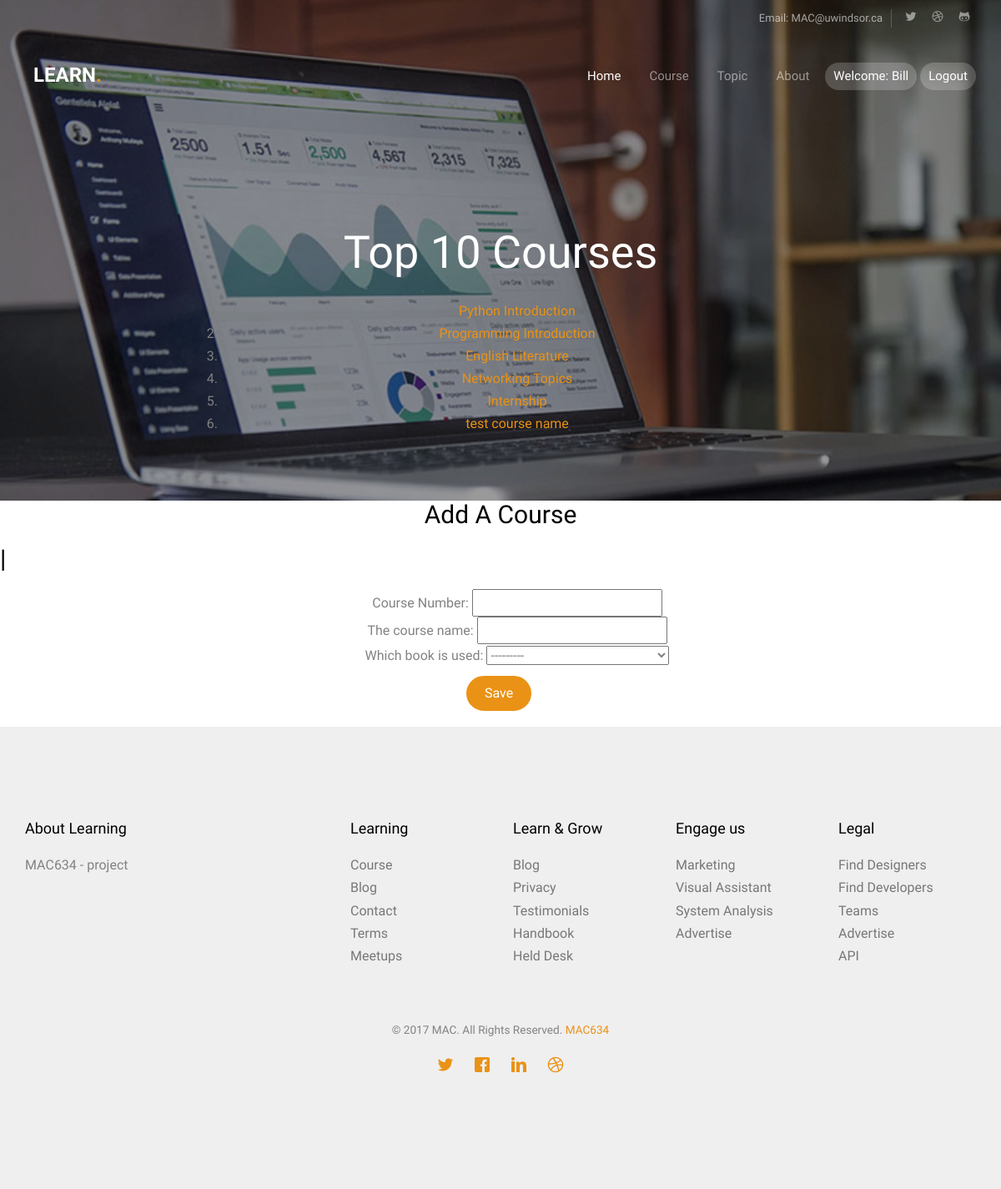
/addcourse/ (signed in), run on the app's committed database.
### myapp/models.py (models this page shows, shortened)
class Course(models.Model):
    course_no = models.IntegerField(primary_key=True)
    title = models.CharField(max_length=100)
    textbook = models.ForeignKey(Book)

### myapp/views.py (the view)
# urls.py: url(r'^addcourse/$', views.addcourse, name = 'addcourse'),
@login_required
def addcourse(req):
    firstname = req.user.first_name
    courselist = Course.objects.all()[:10]
    if req.method=='POST':
        form = CourseForm(req.POST)
        if form.is_valid():
            course = form.save(commit=True)
            course.num_responses=1
            course.save()
            return HttpResponseRedirect(reverse('myapp:course'))
    else:
        form = CourseForm()
    return render(req, 'myapp/addcourse.html', {'form':form, 'courselist': courselist, 'firstname': firstname})

### myapp/forms.py
class CourseForm(forms.ModelForm):
    class Meta:
        model = Course
        fields = ['course_no', 'title', 'textbook']
        widgets = {}
        labels = {'course_no':'Course Number', 'title':'The course name','textbook':'Which book is used'}

### myapp/models.py (called while the page is built)
    def __str__(self):
        return self.title

### myapp/templates/myapp/addcourse.html (shortened to what this page needs)
{% extends 'myapp/base.html' %}
{% load staticfiles %}
{% block background_block %}
<header id="mac634-header" class="mac634-cover mac634-cover-sm" role="banner" style="background-image:url({% static 'images/img_bg_2.jpg' %});" data-stellar-background-ratio="0.5">
	<div class="overlay"></div>
	<div class="container">
		<div class="row">
			<div class="col-md-8 col-md-offset-2 text-center">
				<div class="display-t">
					<div class="display-tc animate-box" data-animate-effect="fadeIn">
						<h1>Top 10 Courses</h1>
						{% if courselist %}
						<ol>
						{% for course in courselist %}
							<li><a href="/course/{{ course.course_no }}" >{{ course.title }} </a></li>
						{% endfor %}
						</ol>
						{% else %}
							<strong> There are no available courses!</strong>
						{% endif %}
					</div>
				</div>
			</div>
		</div>
	</div>
</header>
{% endblock %}
{% block body_block %}
<div align="center"><h2>Add A Course</h2></div>
<h2>|</h2>
<div class="form-group">
	<form class="addfield" action="." method="post" align="center">
	    <ol>
	        {% for f in form %}
	            {{ f.label }}:  {{ f }}<br>
	        {% endfor %}
	    </ol>
	    <input type="submit" value="Save" class="btn btn-primary">
	</form>
</div>
{% endblock %}

### myapp/templates/myapp/base.html (shortened to what this page needs)
<!DOCTYPE html>
{% load staticfiles %}
<html>
  <head>
    <link rel="stylesheet" type="text/css" href="{% static 'css/animate.css' %}" />
    <link rel="stylesheet" type="text/css" href="{% static 'css/icomoon.css' %}" />
    <link rel="stylesheet" type="text/css" href="{% static 'css/bootstrap.css' %}" />
    <link rel="stylesheet" type="text/css" href="{% static 'css/magnific-popup.css' %}" />
    <link rel="stylesheet" type="text/css" href="{% static 'css/owl.carousel.min.css' %}" />
    <link rel="stylesheet" type="text/css" href="{% static 'css/owl.theme.default.min.css' %}" />
    <link rel="stylesheet" type="text/css" href="{% static 'css/style.css' %}" />
  </head>
  <body>
    <nav class="mac634-nav" role="navigation">
  		<div class="top">
  			<div class="container">
  				<div class="row">
  					<div class="col-xs-12 text-right">
  						<p class="num">Email: MAC@uwindsor.ca</p>
  						<ul class="mac634-social">
  							<li><a href="#"><i class="icon-twitter"></i></a></li>
  							<li><a href="#"><i class="icon-dribbble"></i></a></li>
  							<li><a href="#"><i class="icon-github"></i></a></li>
  						</ul>
  					</div>
  				</div>
  			</div>
  		</div>
  		<div class="top-menu">
  			<div class="container">
  				<div class="row">
  					<div class="col-xs-1">
  						<div id="mac634-logo"><a href="/index">Learn<span>.</span></a></div>
  					</div>
  					<div class="col-xs-11 text-right menu-1">
  						<ul>
  							<li class="active"><a href="/index">Home</a></li>
                <li class="has-dropdown">
                  <a href="#">Course</a>
                </li>
  							<li><a href="/topic">Topic</a></li>
  							<li class="has-dropdown">
  								<a href="#">About</a>
  							</li>
                {% if firstname %}
                <li class="btn-cta"><a href="/users"><span>Welcome: {{ firstname }}</span></a></li>
                <li class="btn-cta"><a href="/logout"><span>Logout</span></a></li>
                {% else %}
                <li class="btn-cta"><a href="/login"><span>Login</span></a></li>
                <li class="btn-cta"><a href="/register"><span>Register</span></a></li>
                {% endif %}
  						</ul>
  					</div>
  				</div>
  			</div>
  		</div>
  	</nav>
    <div>
      {% block background_block %}
      {% endblock %}
    </div>
    <div>
      {% block body_block %}
      {% endblock %}
    </div>
    <footer id="mac634-footer" role="contentinfo">
      <div class="container">
        <div class="row row-pb-md">
          <div class="col-md-3 mac634-widget">
            <h4>About Learning</h4>
            <p>MAC634 - project</p>
          </div>
          <div class="col-md-2 col-sm-4 col-xs-6 col-md-push-1">
            <h4>Learning</h4>
            <ul class="mac634-footer-links">
              <li><a href="#">Course</a></li>
              <li><a href="#">Blog</a></li>
              <li><a href="#">Contact</a></li>
              <li><a href="#">Terms</a></li>
              <li><a href="#">Meetups</a></li>
            </ul>
          </div>
          <div class="col-md-2 col-sm-4 col-xs-6 col-md-push-1">
            <h4>Learn &amp; Grow</h4>
            <ul class="mac634-footer-links">
              <li><a href="#">Blog</a></li>
              <li><a href="#">Privacy</a></li>
              <li><a href="#">Testimonials</a></li>
              <li><a href="#">Handbook</a></li>
              <li><a href="#">Held Desk</a></li>
            </ul>
          </div>
          <div class="col-md-2 col-sm-4 col-xs-6 col-md-push-1">
            <h4>Engage us</h4>
            <ul class="mac634-footer-links">
              <li><a href="#">Marketing</a></li>
              <li><a href="#">Visual Assistant</a></li>
              <li><a href="#">System Analysis</a></li>
              <li><a href="#">Advertise</a></li>
            </ul>
          </div>
          <div class="col-md-2 col-sm-4 col-xs-6 col-md-push-1">
            <h4>Legal</h4>
            <ul class="mac634-footer-links">
              <li><a href="#">Find Designers</a></li>
              <li><a href="#">Find Developers</a></li>
              <li><a href="#">Teams</a></li>
              <li><a href="#">Advertise</a></li>
              <li><a href="#">API</a></li>
            </ul>
          </div>
        </div>
        <div class="row copyright">
          <div class="col-md-12 text-center">
            <p>
              <small class="block">&copy; 2017 MAC. All Rights Reserved. <a href="http://www.ttxy.org/" target="_blank" title="MAC634">MAC634</a></small>
            </p>
            <p>
              <ul class="mac634-social-icons">
                <li><a href="#"><i class="icon-twitter"></i></a></li>
                <li><a href="#"><i class="icon-facebook"></i></a></li>
                <li><a href="#"><i class="icon-linkedin"></i></a></li>
                <li><a href="#"><i class="icon-dribbble"></i></a></li>
              </ul>
            </p>
          </div>
        </div>
      </div>
    </footer>
  </body>
</html>

### myapp/static/css/icomoon.css (style rules this page uses)
[class^="icon-"], [class*=" icon-"] { font-family: 'icomoon' !important; speak: none; font-style: normal; font-weight: normal; font-variant: normal; text-transform: none; line-height: 1; -webkit-font-smoothing: antialiased; -moz-osx-font-smoothing: grayscale; }
.icon-dribbble:before { content: "\ea65"; }
.icon-facebook:before { content: "\ea67"; }
.icon-github:before { content: "\ea6b"; }
.icon-linkedin:before { content: "\ea73"; }
.icon-twitter:before { content: "\ea7c"; }

### data on the page
Course: title "Python Introduction"
Course: title "Programming Introduction"
Course: title "English Literature"
Course: title "Networking Topics"
Course: title "Internship"
Course: title "test course name"

### other printed values
{{ firstname }} "Bill"
{{ f.label }} "Course Number" "The course name" "Which book is used"
